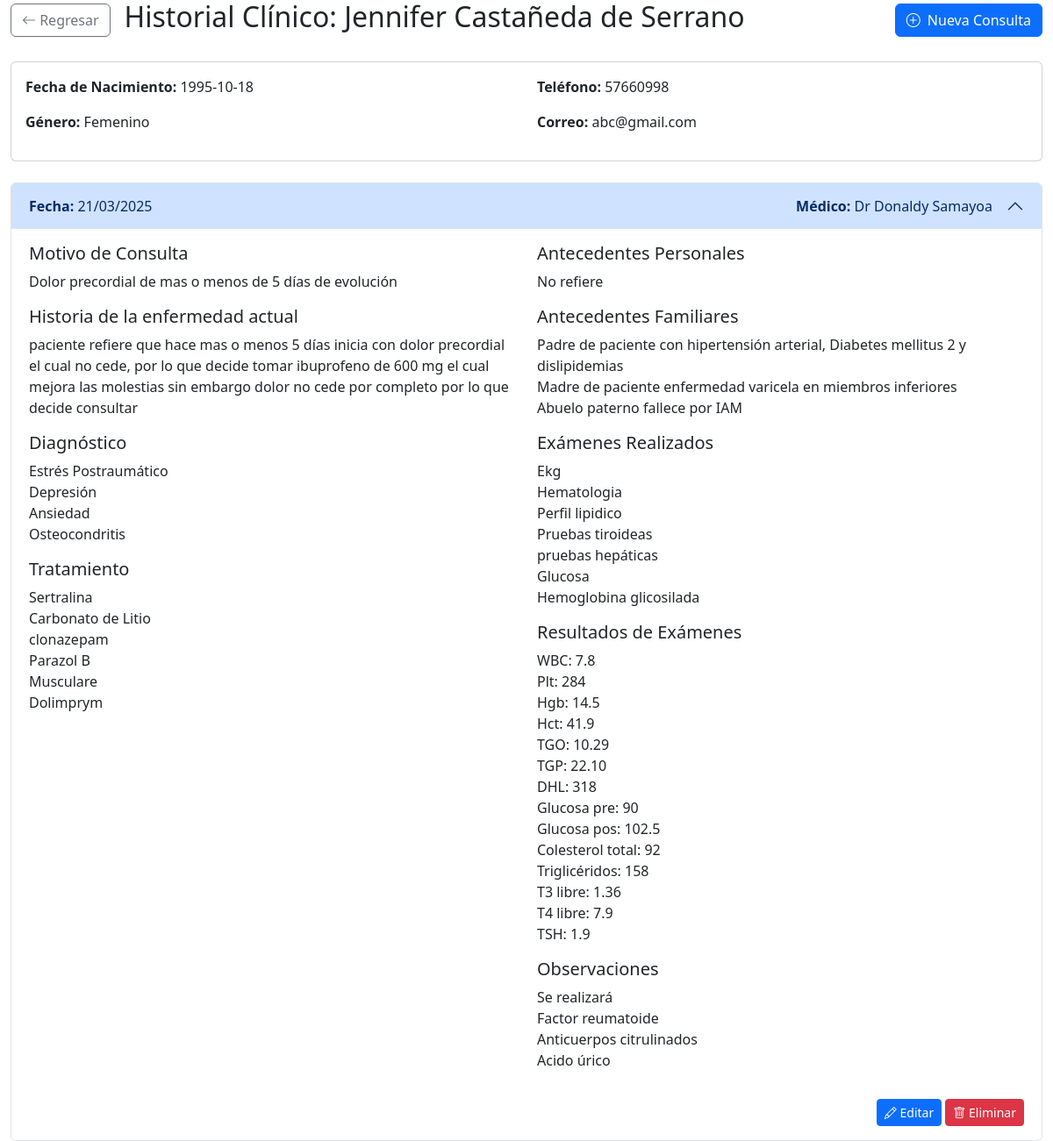
The app's page /php/patients/medical_history.php?id=17 (signed in) with its own data.
### tables this page shows
CREATE TABLE `pacientes` (
  `id_paciente` int NOT NULL,
  `nombre` varchar(100) NOT NULL,
  `apellido` varchar(100) NOT NULL,
  `fecha_nacimiento` date NOT NULL,
  `genero` enum('Masculino','Femenino') NOT NULL,
  `direccion` varchar(255) DEFAULT NULL,
  `telefono` varchar(15) DEFAULT NULL,
  `correo` varchar(100) DEFAULT NULL,
  `fecha_registro` timestamp NULL DEFAULT CURRENT_TIMESTAMP
);

CREATE TABLE `historial_clinico` (
  `id_historial` int NOT NULL,
  `id_paciente` int NOT NULL,
  `fecha_consulta` datetime DEFAULT CURRENT_TIMESTAMP,
  `motivo_consulta` text NOT NULL,
  `sintomas` text NOT NULL,
  `diagnostico` text NOT NULL,
  `tratamiento` text NOT NULL,
  `receta_medica` text,
  `antecedentes_personales` text,
  `antecedentes_familiares` text,
  `examenes_realizados` text,
  `resultados_examenes` text,
  `observaciones` text,
  `proxima_cita` date DEFAULT NULL,
  `medico_responsable` varchar(100) NOT NULL,
  `especialidad_medico` varchar(100) DEFAULT NULL,
  `hora_proxima_cita` time DEFAULT NULL
);

### php/patients/medical_history.php (the view, shortened to what this page needs)
<?php
try {
    $patient_id = $_GET['id'];
    $database = new Database();
    $conn = $database->getConnection();
    $stmt = $conn->prepare("SELECT * FROM pacientes WHERE id_paciente = ?");
    $stmt->execute([$patient_id]);
    $patient = $stmt->fetch(PDO::FETCH_ASSOC);
    $stmt = $conn->prepare("SELECT * FROM historial_clinico WHERE id_paciente = ? ORDER BY fecha_consulta DESC");
    $stmt->execute([$patient_id]);
    $medical_records = $stmt->fetchAll(PDO::FETCH_ASSOC);
    include_once '../../includes/header.php';
} catch (Exception $e) {
    die("Error: " . $e->getMessage());
}
?>
<div class="d-flex">
    <div class="main-content flex-grow-1">
        <div class="container-fluid">
            <div class="d-flex justify-content-between align-items-center mb-4">
                <div class="d-flex align-items-center">
                    <a href="index.php" class="btn btn-outline-secondary me-3">
                        <i class="bi bi-arrow-left"></i> Regresar
                    </a>
                    <h2>Historial Clínico: <?php echo htmlspecialchars($patient['nombre'] . ' ' . $patient['apellido']); ?></h2>
                </div>
                <button type="button" class="btn btn-primary" data-bs-toggle="modal" data-bs-target="#newMedicalRecordModal">
                    <i class="bi bi-plus-circle me-2"></i>Nueva Consulta
                </button>
            </div>
            <div class="card mb-4">
                <div class="card-body">
                    <div class="row">
                        <div class="col-md-6">
                            <p><strong>Fecha de Nacimiento:</strong> <?php echo htmlspecialchars($patient['fecha_nacimiento']); ?></p>
                            <p><strong>Género:</strong> <?php echo htmlspecialchars($patient['genero']); ?></p>
                        </div>
                        <div class="col-md-6">
                            <p><strong>Teléfono:</strong> <?php echo htmlspecialchars($patient['telefono']); ?></p>
                            <p><strong>Correo:</strong> <?php echo htmlspecialchars($patient['correo']); ?></p>
                        </div>
                    </div>
                </div>
            </div>
            <?php if (count($medical_records) > 0): ?>
                <div class="accordion" id="medicalHistoryAccordion">
                    <?php foreach ($medical_records as $index => $record): ?>
                        <div class="accordion-item">
                            <h2 class="accordion-header" id="heading<?php echo $index; ?>">
                                <button class="accordion-button <?php echo ($index > 0) ? 'collapsed' : ''; ?>" type="button" data-bs-toggle="collapse" data-bs-target="#collapse<?php echo $index; ?>" aria-expanded="<?php echo ($index === 0) ? 'true' : 'false'; ?>" aria-controls="collapse<?php echo $index; ?>">
                                    <div class="d-flex justify-content-between w-100 me-3">
                                        <span><strong>Fecha:</strong> <?php echo date('d/m/Y', strtotime($record['fecha_consulta'])); ?></span>
                                        <span><strong>Médico:</strong> <?php echo htmlspecialchars($record['medico_responsable']); ?></span>
                                    </div>
                                </button>
                            </h2>
                            <div id="collapse<?php echo $index; ?>" class="accordion-collapse collapse <?php echo ($index === 0) ? 'show' : ''; ?>" aria-labelledby="heading<?php echo $index; ?>" data-bs-parent="#medicalHistoryAccordion">
                                <div class="accordion-body">
                                    <div class="row">
                                        <div class="col-md-6">
                                            <h5>Motivo de Consulta</h5>
                                            <p><?php echo nl2br(htmlspecialchars($record['motivo_consulta'])); ?></p>
                                            <h5>Historia de la enfermedad actual</h5>
                                            <p><?php echo nl2br(htmlspecialchars($record['sintomas'])); ?></p>
                                            <h5>Diagnóstico</h5>
                                            <p><?php echo nl2br(htmlspecialchars($record['diagnostico'])); ?></p>
                                            <h5>Tratamiento</h5>
                                            <p><?php echo nl2br(htmlspecialchars($record['tratamiento'])); ?></p>
                                        </div>
                                        <div class="col-md-6">
                                            <?php if (!empty($record['antecedentes_personales'])): ?>
                                                <h5>Antecedentes Personales</h5>
                                                <p><?php echo nl2br(htmlspecialchars($record['antecedentes_personales'])); ?></p>
                                            <?php endif; ?>
                                            <?php if (!empty($record['antecedentes_familiares'])): ?>
                                                <h5>Antecedentes Familiares</h5>
                                                <p><?php echo nl2br(htmlspecialchars($record['antecedentes_familiares'])); ?></p>
                                            <?php endif; ?>
                                            <?php if (!empty($record['examenes_realizados'])): ?>
                                                <h5>Exámenes Realizados</h5>
                                                <p><?php echo nl2br(htmlspecialchars($record['examenes_realizados'])); ?></p>
                                            <?php endif; ?>
                                            <?php if (!empty($record['resultados_examenes'])): ?>
                                                <h5>Resultados de Exámenes</h5>
                                                <p><?php echo nl2br(htmlspecialchars($record['resultados_examenes'])); ?></p>
                                            <?php endif; ?>
                                            <?php if (!empty($record['observaciones'])): ?>
                                                <h5>Observaciones</h5>
                                                <p><?php echo nl2br(htmlspecialchars($record['observaciones'])); ?></p>
                                            <?php endif; ?>
                                        </div>
                                    </div>
                                    <div class="mt-3 text-end">
                                        <button class="btn btn-sm btn-primary" onclick="editMedicalRecord(<?php echo $record['id_historial']; ?>)">
                                            <i class="bi bi-pencil"></i> Editar
                                        </button>
                                        <button class="btn btn-sm btn-danger" onclick="deleteMedicalRecord(<?php echo $record['id_historial']; ?>)">
                                            <i class="bi bi-trash"></i> Eliminar
                                        </button>
                                    </div>
                                </div>
                            </div>
                        </div>
                    <?php endforeach; ?>
                </div>
            <?php else: ?>
                <div class="alert alert-info">
                    No hay registros de historial clínico para este paciente.
                </div>
            <?php endif; ?>
        </div>
    </div>
</div>
<?php include_once '../../includes/footer.php'; ?>

### includes/header.php (style rules this page uses)
.bi::before { font-family: 'Bootstrap Icons', sans-serif; }

### records on screen
pacientes: fecha_nacimiento "1995-10-18", genero "Femenino", telefono "57660998", correo "abc@gmail.com"
historial_clinico: fecha_consulta "21/03/2025", medico_responsable "Dr Donaldy Samayoa", motivo_consulta "Dolor precordial de mas o menos de 5 días de evolución", sintomas "paciente refiere que hace mas o menos 5 días inicia con dolor precordial el cual no cede, por lo que decide tomar ibuprofeno de 600 mg el cual mejora las molestias sin embargo dolor no cede por completo por lo que decide consultar", diagnostico "Estrés Postraumático Depresión Ansiedad Osteocondritis", tratamiento "Sertralina Carbonato de Litio clonazepam Parazol B Musculare Dolimprym", antecedentes_personales "No refiere", antecedentes_familiares "Padre de paciente con hipertensión arterial, Diabetes mellitus 2 y dislipidemias Madre de paciente enfermedad varicela en miembros inferiores Abuelo paterno fallece por IAM", examenes_realizados "Ekg Hematologia Perfil lipidico Pruebas tiroideas pruebas hepáticas Glucosa Hemoglobina glicosilada", resultados_examenes "WBC: 7.8 Plt: 284 Hgb: 14.5 Hct: 41.9 TGO: 10.29 TGP: 22.10 DHL: 318 Glucosa pre: 90 Glucosa pos: 102.5 Colesterol total: 92 Triglicéridos: 158 T3 libre: 1.36 T4 libre: 7.9 TSH: 1.9", observaciones "Se realizará Factor reumatoide Anticuerpos citrulinados Acido úrico"
